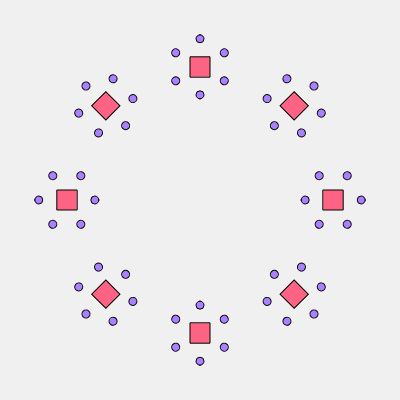
Frame 1 (no input)
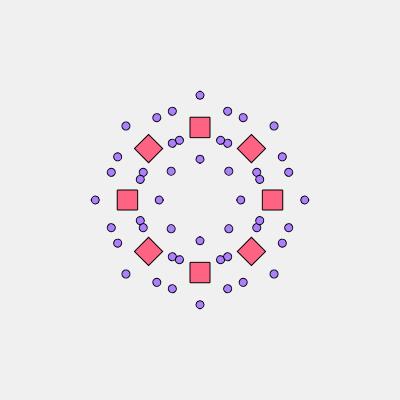
Frame 60 (no input)
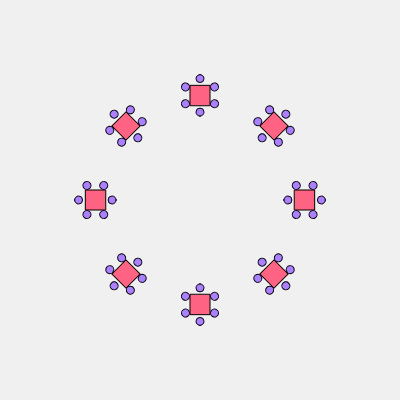
Frame 120 (the mouse pressed at the canvas centre since frame 60)

The p5.js sketch that drew these frames (run headless with seeded random() and noise() and a simulated clock; from frame 60 on, the mouse is pressed at the canvas centre):

// p5.js sketch
// ── sketch.js
function setup(){
  createCanvas(400,400);
  rectMode(CENTER);
}

function draw(){
  background(240);
translate(width/2, height/2);
  for (var i = 0; i < 8; i++) {
    push();
    rotate(TWO_PI * i / 8);
    var tx = 200 * noise(0.02*frameCount);
    translate(tx, 0);
    fill("#ff6384");
    rect(0, 0, 20, 20);
  for (var j = 0; j < 6; j++) {
      push();
      rotate(TWO_PI * j / 6);
      var rx = 60 * noise(0.02*frameCount +10);
      fill("#ab80ff");
      ellipse(rx, 0, 8, 8);
      pop();
    }
    translate()
    pop();
  }
}

// ── 1sketch.js
var r, g, b;
var value = 0;

function setup() {
  createCanvas(500,500);
  stroke(0);
  frameRate(10);
}
function draw() {
  background(255);
  noStroke();


  if (mouseIsPressed) {
    r = random(255);
    g = random(255);
    b = random(255);
  }

  fill(value);
  ellipse(50,50,100,100);

  fill(255,0,120);
  rect(0,400,100,100);

  fill(255,0,0);
  rect(0,300,100,100);

  fill(255,0,255);
  rect(100,400,100,100);

  fill(170,0,255);
  rect(100,300,100,100);

}
